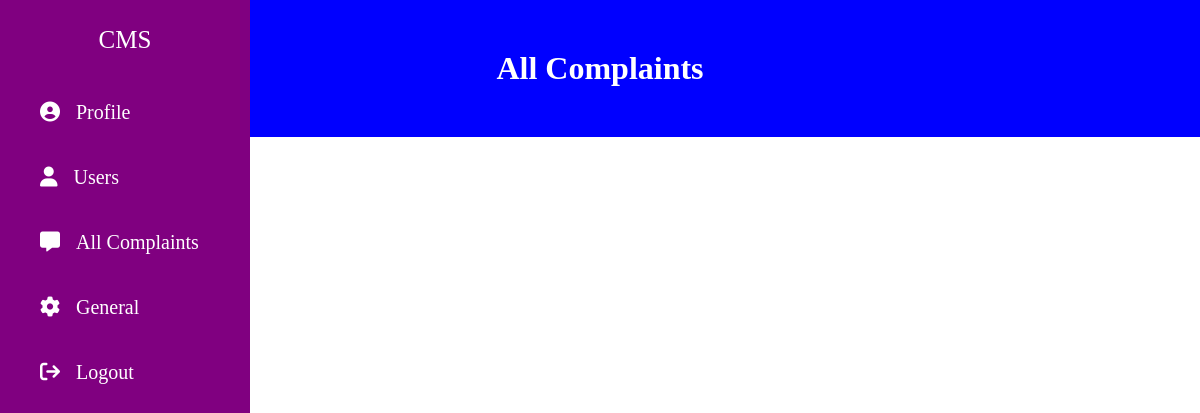
The page /admin/allcomplaint.php on the database as committed earlier.
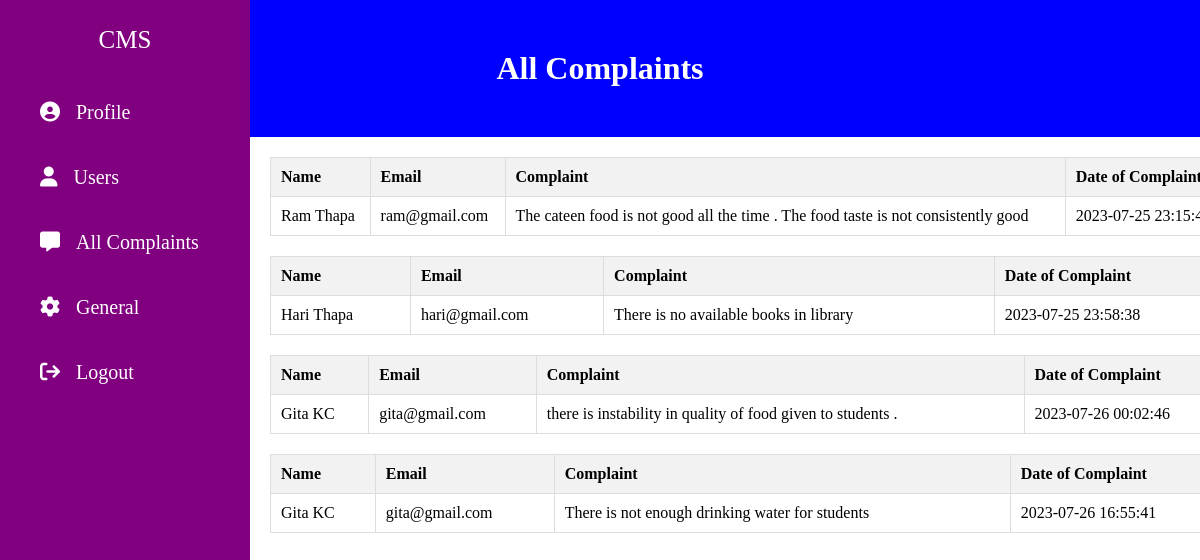
The same page on the database as committed later.
### tables this page shows
CREATE TABLE `complaints` (
  `id` int(11) DEFAULT NULL,
  `title` varchar(20) DEFAULT NULL,
  `complaint` longtext DEFAULT NULL,
  `date_of_complaint` datetime DEFAULT current_timestamp(),
  `complaint_id` int(11) NOT NULL
);

CREATE TABLE `users` (
  `id` int(11) NOT NULL,
  `name` varchar(20) DEFAULT NULL,
  `age` int(11) DEFAULT NULL,
  `gender` varchar(20) DEFAULT NULL,
  `address` varchar(20) DEFAULT NULL,
  `contact_info` double DEFAULT NULL,
  `email` varchar(50) DEFAULT NULL,
  `password` varchar(60) DEFAULT NULL
);

### admin/allcomplaint.php (the view, shortened to what this page needs)
<html lang="en">
<head>
    <link rel="stylesheet" href="allcomplaint.css">
    <link rel="stylesheet" href="https://cdnjs.cloudflare.com/ajax/libs/font-awesome/6.4.0/css/all.min.css" />
</head>
<body>
<div class="leftbar">
    <header>CMS</header>
    <ul>
        <li><a href="#"><i class="fas fa-user-circle"></i>Profile</a></li>
        <li><a href="#"><i class="fas fa-user "></i>Users</a></li>
        <li><a href="allcomplaint.php"><i class="fas fa-message "></i>All Complaints</a></li>
        <li><a href="general.php"><i class="fas fa-cog "></i>General</a></li>
        <li><a href="log.php"><i class="fas fa-sign-out"></i>Logout</a></li>
    </ul>
</div>
<h1>All Complaints</h1>
    <?php
    include 'db_connect.php';
    $sql= "Select name,email,complaint,date_of_complaint from users inner join complaints on users.id=complaints.id";
    $result=mysqli_query($conn,$sql);
    while($row=mysqli_fetch_assoc($result)){
        $name=$row['name'];
        $email=$row['email'];
        $complaint=$row['complaint'];
        $date=$row['date_of_complaint'];
        echo "
            <table cellspacing=0 cellpadding=5>
                <tr>
                    <th>Name</th>
                    <th>Email</th>
                    <th>Complaint</th>
                    <th>Date of Complaint</th>
                </tr>
                <tr>
                    <td>$name</td>
                    <td>$email</td>
                    <td>$complaint</td>
                    <td>$date</td>
                </tr>
            </table>
        ";
    }
    ?>
</body>
</html>

### admin/allcomplaint.css (style rules this page uses)
body { font-family: 'Times New Roman', Times, serif; }
* { margin: 0%; padding: 0%; list-style: none; text-decoration: none; }
.leftbar { position: fixed; left: 0%; width: 250px; height: 100%; background: purple; }
.leftbar header { font-size: 25px; color: white; text-align: center; line-height: 80px; user-select: none; }
.leftbar ul a { height: 100%; width: 100%; line-height: 65px; font-size: 20px; color: white; padding-left: 40px; box-sizing: border-box; border-top: 2px solid purple; border-bottom: 2px solid purple; transition: .4s; }
.leftbar ul a i { margin-right: 16px; }
h1 { text-align: center; padding: 50px; border: 50px; background-color: blue; color: white; }
table { width: 80%; border-collapse: collapse; margin-top: 20px; margin-left: 270px; }
th, td { border: 1px solid #ddd; padding: 10px; text-align: left; }
th { background-color: #f2f2f2; }

Rows that differ between the two databases and show on the page:
added complaints: id.name "Ram Thapa", id.email "ram@gmail.com", complaint "The cateen food is not good all the time . The food taste is not consistently good", date_of_complaint "2023-07-25…"
added complaints: id.name "Hari Thapa", id.email "hari@gmail.com", complaint "There is no available books in library", date_of_complaint "2023-07-25 23:58:38"
added complaints: id.name "Gita KC", id.email "gita@gmail.com", complaint "there is instability in quality of food given to students .", date_of_complaint "2023-07-26 00:02:46"
added complaints: id.name "Gita KC", id.email "gita@gmail.com", complaint "There is not enough drinking water for students", date_of_complaint "2023-07-26 16:55:41"
